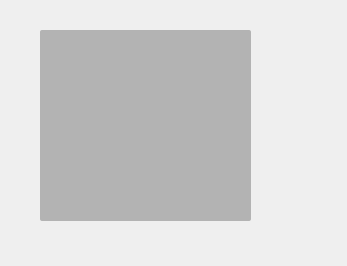
<?xml version="1.0" encoding="UTF-8"?>
<ui version="4.0">
 <class>ThumbnailWidget</class>
 <widget class="QWidget" name="ThumbnailWidget">
  <property name="geometry">
   <rect>
    <x>0</x>
    <y>0</y>
    <width>347</width>
    <height>266</height>
   </rect>
  </property>
  <property name="windowTitle">
   <string>Form</string>
  </property>
  <property name="styleSheet">
   <string notr="true"/>
  </property>
  <widget class="QLabel" name="thumbnail">
   <property name="geometry">
    <rect>
     <x>210</x>
     <y>190</y>
     <width>81</width>
     <height>61</height>
    </rect>
   </property>
   <property name="minimumSize">
    <size>
     <width>0</width>
     <height>0</height>
    </size>
   </property>
   <property name="maximumSize">
    <size>
     <width>16777215</width>
     <height>16777215</height>
    </size>
   </property>
   <property name="styleSheet">
    <string notr="true"/>
   </property>
   <property name="text">
    <string/>
   </property>
   <property name="scaledContents">
    <bool>false</bool>
   </property>
   <property name="alignment">
    <set>Qt::AlignCenter</set>
   </property>
  </widget>
  <widget class="QFrame" name="buttons_frame">
   <property name="geometry">
    <rect>
     <x>40</x>
     <y>30</y>
     <width>211</width>
     <height>191</height>
    </rect>
   </property>
   <property name="styleSheet">
    <string notr="true">#buttons_frame {
border-radius: 2px;
background-color: rgba(0,0,0, 64);
}</string>
   </property>
   <property name="frameShape">
    <enum>QFrame::NoFrame</enum>
   </property>
   <property name="frameShadow">
    <enum>QFrame::Plain</enum>
   </property>
   <property name="lineWidth">
    <number>0</number>
   </property>
   <layout class="QVBoxLayout" name="verticalLayout_2" stretch="1,2,1">
    <property name="margin">
     <number>0</number>
    </property>
    <item>
     <spacer name="verticalSpacer_2">
      <property name="orientation">
       <enum>Qt::Vertical</enum>
      </property>
      <property name="sizeHint" stdset="0">
       <size>
        <width>20</width>
        <height>52</height>
       </size>
      </property>
     </spacer>
    </item>
    <item>
     <layout class="QHBoxLayout" name="horizontalLayout_2" stretch="1,2,1">
      <item>
       <spacer name="horizontalSpacer">
        <property name="orientation">
         <enum>Qt::Horizontal</enum>
        </property>
        <property name="sizeHint" stdset="0">
         <size>
          <width>20</width>
          <height>20</height>
         </size>
        </property>
       </spacer>
      </item>
      <item>
       <widget class="QPushButton" name="camera_btn">
        <property name="sizePolicy">
         <sizepolicy hsizetype="Preferred" vsizetype="Preferred">
          <horstretch>0</horstretch>
          <verstretch>0</verstretch>
         </sizepolicy>
        </property>
        <property name="minimumSize">
         <size>
          <width>64</width>
          <height>64</height>
         </size>
        </property>
        <property name="maximumSize">
         <size>
          <width>16777215</width>
          <height>16777215</height>
         </size>
        </property>
        <property name="cursor">
         <cursorShape>PointingHandCursor</cursorShape>
        </property>
        <property name="styleSheet">
         <string notr="true">#camera_btn {
    background-color: rgba( 0, 0, 0, 0 );
	image: url(:/tk_framework_qtwidgets.thumbnail_widget/camera.png);
	margin: 5px;
	border: none;
}
#camera_btn:hover {
	image: url(:/tk_framework_qtwidgets.thumbnail_widget/camera_hl.png);
}
#camera_btn:focus:pressed {
	image: url(:/tk_framework_qtwidgets.thumbnail_widget/camera_hl.png);
}

</string>
        </property>
        <property name="text">
         <string/>
        </property>
        <property name="iconSize">
         <size>
          <width>64</width>
          <height>64</height>
         </size>
        </property>
        <property name="flat">
         <bool>true</bool>
        </property>
       </widget>
      </item>
      <item>
       <spacer name="horizontalSpacer_2">
        <property name="orientation">
         <enum>Qt::Horizontal</enum>
        </property>
        <property name="sizeHint" stdset="0">
         <size>
          <width>20</width>
          <height>20</height>
         </size>
        </property>
       </spacer>
      </item>
     </layout>
    </item>
    <item>
     <spacer name="verticalSpacer">
      <property name="orientation">
       <enum>Qt::Vertical</enum>
      </property>
      <property name="sizeHint" stdset="0">
       <size>
        <width>20</width>
        <height>51</height>
       </size>
      </property>
     </spacer>
    </item>
   </layout>
  </widget>
 </widget>
 <resources>
  <include location="resources.qrc"/>
 </resources>
 <connections/>
</ui>
